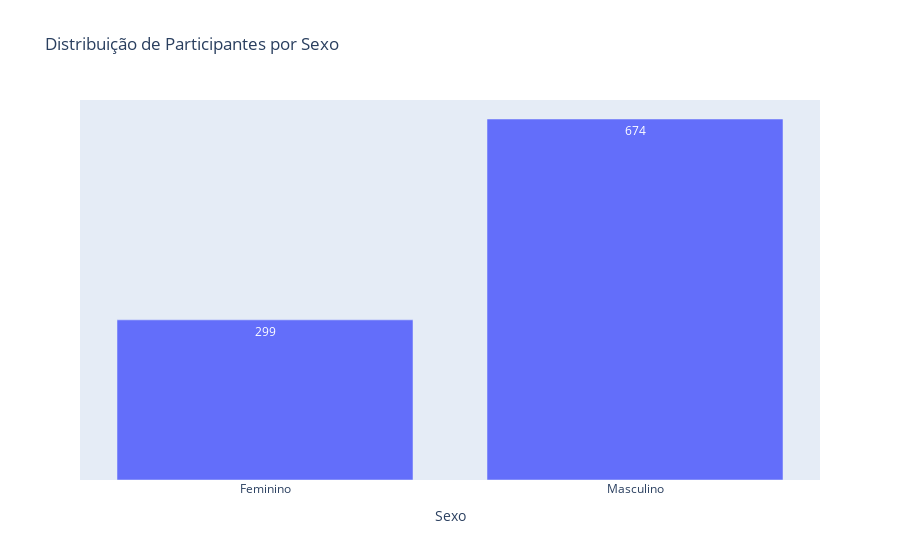

Write notebook code for a chart like this one.
### Markdown cell above
### Distribuição Geral por Gênero

### Code cell
dados_agrupados_por_sx = dados_corrida.groupby("Sx").count()["Num"].reset_index()

figura = px.bar(
    dados_agrupados_por_sx,
    x = "Sx",
    y = 'Num',
    text = 'Num',
    title = 'Distribuição de Participantes por Sexo'


)
figura.update_layout(xaxis_title = 'Sexo',
    yaxis=dict(
        showticklabels=False,
        visible=False
    )
)

### Figure 1 — Plotly figure (JSON) as saved in the notebook; plotly's stock layout.template omitted (floating-point values rounded to 4 significant figures)
{"data": [{"alignmentgroup": "True", "hovertemplate": "Sx=%{x}<br>Num=%{text}<extra></extra>", "legendgroup": "", "marker": {"color": "#636efa", "pattern": {"shape": ""}}, "name": "", "offsetgroup": "", "orientation": "v", "showlegend": false, "text": [299, 674], "textposition": "auto", "type": "bar", "x": ["Feminino", "Masculino"], "xaxis": "x", "y": [299, 674], "yaxis": "y"}], "layout": {"barmode": "relative", "legend": {"tracegroupgap": 0}, "title": {"text": "Distribuição de Participantes por Sexo"}, "xaxis": {"anchor": "y", "domain": [0, 1], "title": {"text": "Sexo"}}, "yaxis": {"anchor": "x", "domain": [0, 1], "showticklabels": false, "title": {"text": "Num"}, "visible": false}}}
